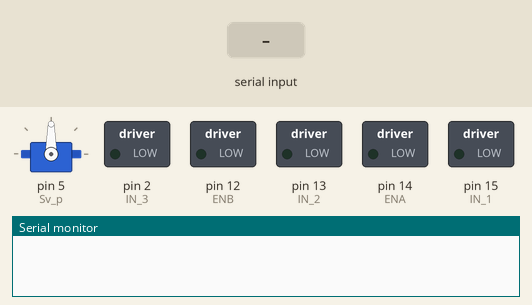
Recording of a sketch running on a simulated Arduino Uno, built with avr-gcc and run on an emulated ATmega328P. On the bench: servo, switched loads named in the sketch (green lamp = pin HIGH), the last lines printed to the serial monitor. The inputs (shaded band) are chosen by the test bench. Pins used as bus, display or sensor lines are not drawn.

Above: at 1.2 s.
1.3 s: byte 70 ('F') received over Serial
At 1.7 s:
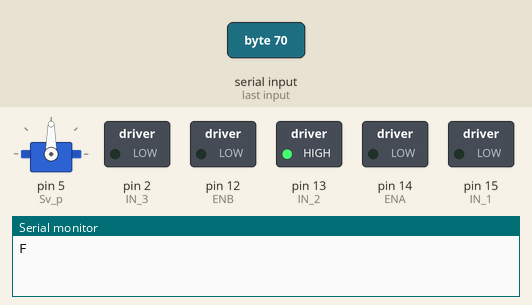
2.8 s: byte 66 ('B') received over Serial
At 4.0 s:
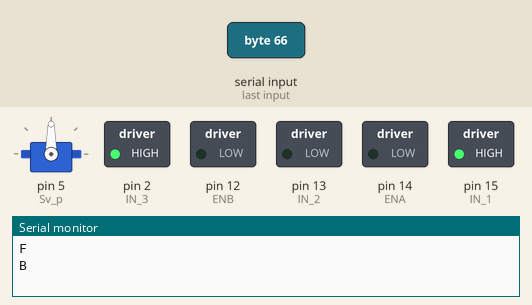
4.3 s: byte 76 ('L') received over Serial
At 5.2 s:
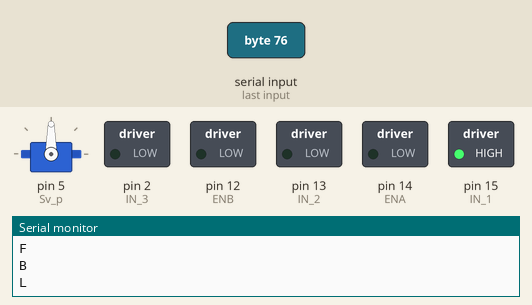
5.8 s: byte 82 ('R') received over Serial
At 6.4 s:
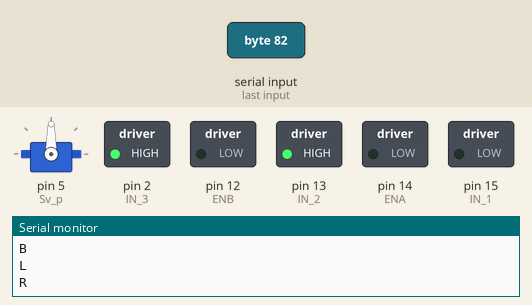
7.3 s: "0" received over Serial
8.8 s: byte 71 ('G') received over Serial
At 9.8 s:
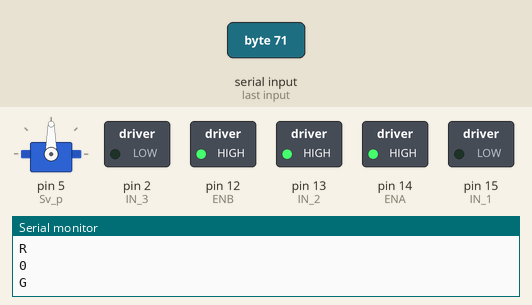
Timing chart, 0 to 11.3 s (numbered marks = the images above; inputs shaded):
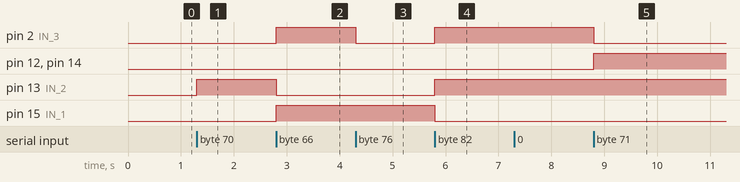

The sketch:

Car_Esp8266_BLT.ino
```cpp
#include<Servo.h>

#define ENA   14          // Enable/speed motors Right        GPIO14(D5)
#define ENB   12          // Enable/speed motors Left         GPIO12(D6)
#define IN_1  15          // L298N in1 motors Right           GPIO15(D8)
#define IN_2  13          // L298N in2 motors Right           GPIO13(D7)
#define IN_3  2           // L298N in3 motors Left            GPIO2(D4)
#define IN_4  0           // L298N in4 motors Left            GPIO0(D3)
#define Sv_p  5          // Servo pin                        GPIO16(D1)
//module BLT HC05/HC06 với ESP8266: chi cần nối chân tx(HC05/HC06) với rx(esp8266)
int speedCar = 0;
int speed_Coeff = 3;
Servo myServo;
void setup() {
  pinMode(ENA, OUTPUT);
  pinMode(ENB, OUTPUT);
  pinMode(IN_1, OUTPUT);
  pinMode(IN_2, OUTPUT);
  pinMode(IN_3, OUTPUT);
  pinMode(IN_4, OUTPUT);
  Serial.begin(9600);
  myServo.attach(Sv_p);
}

void loop() {

  if (Serial.available()) {
    char data_received;
    // đọc dữ liệu truyền từ HC05/HC06 gán vào biến data_received
    data_received = Serial.read();
    Serial.println(data_received);
    /* 0->9 và q là giá trị tốc độ điều chỉnh trên app
       F: tiến
       B: lui
       L: xoay trái
       R: xoay phải
       G: tiến trái
       I: tiến phải
       H: lùi trái
       J: lùi phải
      (các giá trị BLT truyền đi có trong phần Setting của app) */
    if (data_received == '0') {
      speedCar = 400;
    }
    else if (data_received == '1') {
      speedCar = 470;
    }
    else if (data_received == '2') {
      speedCar = 540;
    }
    else if (data_received == '3') {
      speedCar = 610;
    }
    else if (data_received == '4') {
      speedCar = 680;
    }
    else if (data_received == '5') {
      speedCar = 750;
    }
    else if (data_received == '6') {
      speedCar = 820;
    }
    else if (data_received == '7') {
      speedCar = 880;
    }
    else if (data_received == '8') {
      speedCar = 930;
    }
    else if (data_received == '9') {
      speedCar = 980;
    }
    else if (data_received == 'q') {
      speedCar = 1023;
    }
    else if (data_received == 'F') {
      goAhead(speedCar);
    }
    else if (data_received == 'B') {
      goBack(speedCar);
    }
    else if (data_received == 'L') {
      goLeft(speedCar);
    }
    else if (data_received == 'R') {
      goRight(speedCar);
    }
    else if (data_received == 'G') {
      goAheadLeft(speedCar);
    }
    else if (data_received == 'I') {
      goAheadRight(speedCar);
    }
    else if (data_received == 'H') {
      goBackLeft(speedCar);
    }
    else if (data_received == 'J') {
      goBackRight(speedCar);
    }
    else if (data_received == 'W') {
      myServo.write(90);
      //      stopRobot();
      //      myServo.write(servoControl());
    }
    else if (data_received == 'U') {
      myServo.write(135);
    }
    else if (data_received == 'V') {
      myServo.write(180);
    }
    else { //data_received == 'S'
      stopRobot();
      //      Serial.print(data_received);
      //      Serial.println("\t- :Stop");
    }
  }
}

int servoControl() {
  int angle = 0;
  if (Serial.available()) {
    char servo_received;
    if (servo_received == 'x') {
      return angle;
    } else if (servo_received == 'F') {
      angle++;
      //      myServo.write(angle);
    } else if (servo_received == 'B') {
      angle--;
      //      myServo.write(angle);
    }
    //    myServo.write(angle);
  }
  return angle;
}

// 4 động cơ quay cùng 1 hướng tới trước và với tốc độ được set bằng biến speedCar
void goAhead(int speedCar) {

  digitalWrite(IN_1, LOW);
  digitalWrite(IN_2, HIGH);
  analogWrite(ENA, speedCar);

  digitalWrite(IN_3, LOW);
  digitalWrite(IN_4, HIGH);
  analogWrite(ENB, speedCar);
}
// 4 động cơ quay cùng 1 hướng lùi sau và với tốc độ được set bằng biến speedCar
void goBack(int speedCar) {

  digitalWrite(IN_1, HIGH);
  digitalWrite(IN_2, LOW);
  analogWrite(ENA, speedCar);

  digitalWrite(IN_3, HIGH);
  digitalWrite(IN_4, LOW);
  analogWrite(ENB, speedCar);
}
// 2 động cơ bên phải quay cùng 1 hướng tới trước, 2 động cơ bên trái quay cùng 1 hướng lùi sau và với tốc độ được set bằng biến speedCar
void goLeft(int speedCar) {

  digitalWrite(IN_1, HIGH);
  digitalWrite(IN_2, LOW);
  analogWrite(ENA, speedCar);

  digitalWrite(IN_3, LOW);
  digitalWrite(IN_4, HIGH);
  analogWrite(ENB, speedCar);
}
// 2 động cơ bên trái quay cùng 1 hướng tới trước, 2 động cơ bên phải quay cùng 1 hướng lùi sau và với tốc độ được set bằng biến speedCar
void goRight(int speedCar) {

  digitalWrite(IN_1, LOW);
  digitalWrite(IN_2, HIGH);
  analogWrite(ENA, speedCar);

  digitalWrite(IN_3, HIGH);
  digitalWrite(IN_4, LOW);
  analogWrite(ENB, speedCar);
}
// 4 động cơ quay cùng 1 hướng tới trước, 2 động cơ bên trái chậm hơn 2 động cơ bên phải
void goAheadLeft(int speedCar) {

  digitalWrite(IN_1, LOW);
  digitalWrite(IN_2, HIGH);
  analogWrite(ENA, speedCar / speed_Coeff);

  digitalWrite(IN_3, LOW);
  digitalWrite(IN_4, HIGH);
  analogWrite(ENB, speedCar);
}
// 4 động cơ quay cùng 1 hướng tới trước, 2 động cơ bên phải chậm hơn 2 động cơ bên trái
void goAheadRight(int speedCar) {

  digitalWrite(IN_1, LOW);
  digitalWrite(IN_2, HIGH);
  analogWrite(ENA, speedCar);

  digitalWrite(IN_3, LOW);
  digitalWrite(IN_4, HIGH);
  analogWrite(ENB, speedCar / speed_Coeff);
}
// 4 động cơ quay cùng 1 hướng lùi sau, 2 động cơ bên trái chậm hơn 2 động cơ bên phải
void goBackLeft(int speedCar) {

  digitalWrite(IN_1, HIGH);
  digitalWrite(IN_2, LOW);
  analogWrite(ENA, speedCar / speed_Coeff);

  digitalWrite(IN_3, HIGH);
  digitalWrite(IN_4, LOW);
  analogWrite(ENB, speedCar);
}
// 4 động cơ quay cùng 1 hướng lùi sau, 2 động cơ bên phải chậm hơn 2 động cơ bên trái
void goBackRight(int speedCar) {

  digitalWrite(IN_1, HIGH);
  digitalWrite(IN_2, LOW);
  analogWrite(ENA, speedCar);

  digitalWrite(IN_3, HIGH);
  digitalWrite(IN_4, LOW);
  analogWrite(ENB, speedCar / speed_Coeff);
}
// 4 động cơ khoongn hoạt động
void stopRobot() {
  digitalWrite(IN_1, LOW);
  digitalWrite(IN_2, LOW);
  //  analogWrite(ENA, speedCar);
  analogWrite(ENA, 0);

  digitalWrite(IN_3, LOW);
  digitalWrite(IN_4, LOW);
  //  analogWrite(ENB, speedCar);
  analogWrite(ENB, 0);
}
```

Measured:
- after the input at 1.3 s, pin 13 (IN_2): LOW → HIGH at once
- after the input at 2.8 s, pin 2 (IN_3), pin 15 (IN_1): LOW → HIGH at once; pin 13 (IN_2): HIGH → LOW at once
- after the input at 4.3 s, pin 2 (IN_3): HIGH → LOW at once
- after the input at 5.8 s, pin 2 (IN_3), pin 13 (IN_2): LOW → HIGH at once; pin 15 (IN_1): HIGH → LOW at once
- after the input at 8.8 s, pin 2 (IN_3): HIGH → LOW at once; pin 12 (ENB), pin 14 (ENA): LOW → HIGH at once
